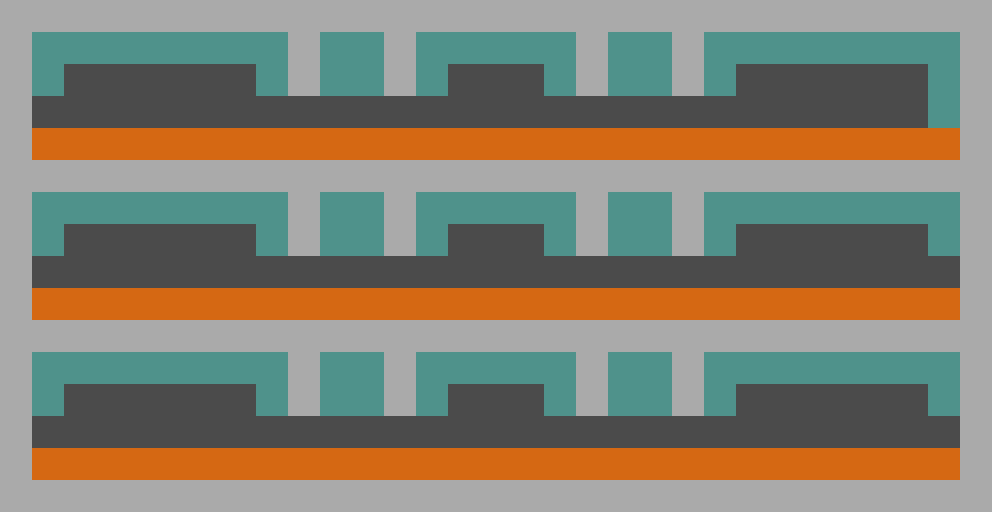

Rendered tile map (Tiled .tmx) drawn with the repository's tilesets; below, a short description and the full map source, tile grids included:
An orthogonal 31x16 tile map with 32x32 px tiles, 3 tile layers (bg, walls-floors, fg), 2 tilesets.

<map version="1.0" orientation="orthogonal" renderorder="right-down" width="31" height="16" tilewidth="32" tileheight="32" nextobjectid="1">
 <tileset firstgid="1" name="basicTileSheet" tilewidth="32" tileheight="32" tilecount="6">
  <image source="../tiles/basicTileSheet.jpg" width="192" height="32" />
 </tileset>
 <tileset firstgid="7" name="basicTileSheet2" tilewidth="32" tileheight="32" tilecount="6">
  <image source="../tiles/basicTileSheet2.jpg" width="192" height="32" />
 </tileset>
 <layer name="bg" width="31" height="16">
  <data encoding="csv">
3,3,3,3,3,3,3,3,3,3,3,3,3,3,3,3,3,3,3,3,3,3,3,3,3,3,3,3,3,3,3,
3,7,7,7,7,7,7,7,7,3,7,7,3,7,7,7,7,7,3,7,7,3,7,7,7,7,7,7,7,7,3,
3,7,3,3,3,3,3,3,7,3,7,7,3,7,3,3,3,7,3,7,7,3,7,3,3,3,3,3,3,7,3,
3,3,3,3,3,3,3,3,3,3,3,3,3,3,3,3,3,3,3,3,3,3,3,3,3,3,3,3,3,7,3,
3,3,3,3,3,3,3,3,3,3,3,3,3,3,3,3,3,3,3,3,3,3,3,3,3,3,3,3,3,7,3,
3,3,3,3,3,3,3,3,3,3,3,3,3,3,3,3,3,3,3,3,3,3,3,3,3,3,3,3,3,3,3,
3,7,7,7,7,7,7,7,7,3,7,7,3,7,7,7,7,7,3,7,7,3,7,7,7,7,7,7,7,7,3,
3,7,3,3,3,3,3,3,7,3,7,7,3,7,3,3,3,7,3,7,7,3,7,3,3,3,3,3,3,7,3,
3,3,3,3,3,3,3,3,3,3,3,3,3,3,3,3,3,3,3,3,3,3,3,3,3,3,3,3,3,3,3,
3,3,3,3,3,3,3,3,3,3,3,3,3,3,3,3,3,3,3,3,3,3,3,3,3,3,3,3,3,3,3,
3,3,3,3,3,3,3,3,3,3,3,3,3,3,3,3,3,3,3,3,3,3,3,3,3,3,3,3,3,3,3,
3,7,7,7,7,7,7,7,7,3,7,7,3,7,7,7,7,7,3,7,7,3,7,7,7,7,7,7,7,7,3,
3,7,3,3,3,3,3,3,7,3,7,7,3,7,3,3,3,7,3,7,7,3,7,3,3,3,3,3,3,7,3,
3,3,3,3,3,3,3,3,3,3,3,3,3,3,3,3,3,3,3,3,3,3,3,3,3,3,3,3,3,3,3,
3,3,3,3,3,3,3,3,3,3,3,3,3,3,3,3,3,3,3,3,3,3,3,3,3,3,3,3,3,3,3,
3,3,3,3,3,3,3,3,3,3,3,3,3,3,3,3,3,3,3,3,3,3,3,3,3,3,3,3,3,3,3
</data>
 </layer>
 <layer name="walls-floors" width="31" height="16">
  <data encoding="csv">
1,1,1,1,1,1,1,1,1,1,1,1,1,1,1,1,1,1,1,1,1,1,1,1,1,1,1,1,1,1,1,
1,0,0,0,0,0,0,0,0,1,0,0,1,0,0,0,0,0,1,0,0,1,0,0,0,0,0,0,0,0,1,
1,0,0,0,0,0,0,0,0,1,0,0,1,0,0,0,0,0,1,0,0,1,0,0,0,0,0,0,0,0,1,
1,0,0,0,0,0,0,0,0,0,0,0,0,0,0,0,0,0,0,0,0,0,0,0,0,0,0,0,0,0,1,
1,0,0,0,0,0,0,0,0,0,0,0,0,0,0,0,0,0,0,0,0,0,0,0,0,0,0,0,0,0,1,
1,1,1,1,1,1,1,1,1,1,1,1,1,1,1,1,1,1,1,1,1,1,1,1,1,1,1,1,1,1,1,
1,0,0,0,0,0,0,0,0,1,0,0,1,0,0,0,0,0,1,0,0,1,0,0,0,0,0,0,0,0,1,
1,0,0,0,0,0,0,0,0,1,0,0,1,0,0,0,0,0,1,0,0,1,0,0,0,0,0,0,0,0,1,
1,0,0,0,0,0,0,0,0,0,0,0,0,0,0,0,0,0,0,0,0,0,0,0,0,0,0,0,0,0,1,
1,0,0,0,0,0,0,0,0,0,0,0,0,0,0,0,0,0,0,0,0,0,0,0,0,0,0,0,0,0,1,
1,1,1,1,1,1,1,1,1,1,1,1,1,1,1,1,1,1,1,1,1,1,1,1,1,1,1,1,1,1,1,
1,0,0,0,0,0,0,0,0,1,0,0,1,0,0,0,0,0,1,0,0,1,0,0,0,0,0,0,0,0,1,
1,0,0,0,0,0,0,0,0,1,0,0,1,0,0,0,0,0,1,0,0,1,0,0,0,0,0,0,0,0,1,
1,0,0,0,0,0,0,0,0,0,0,0,0,0,0,0,0,0,0,0,0,0,0,0,0,0,0,0,0,0,1,
1,0,0,0,0,0,0,0,0,0,0,0,0,0,0,0,0,0,0,0,0,0,0,0,0,0,0,0,0,0,1,
1,1,1,1,1,1,1,1,1,1,1,1,1,1,1,1,1,1,1,1,1,1,1,1,1,1,1,1,1,1,1
</data>
 </layer>
 <layer name="fg" width="31" height="16">
  <data encoding="csv">
0,0,0,0,0,0,0,0,0,0,0,0,0,0,0,0,0,0,0,0,0,0,0,0,0,0,0,0,0,0,0,
0,0,0,0,0,0,0,0,0,0,0,0,0,0,0,0,0,0,0,0,0,0,0,0,0,0,0,0,0,0,0,
0,0,0,0,0,0,0,0,0,0,0,0,0,0,0,0,0,0,0,0,0,0,0,0,0,0,0,0,0,0,0,
0,0,0,0,0,0,0,0,0,0,0,0,0,0,0,0,0,0,0,0,0,0,0,0,0,0,0,0,0,0,0,
0,9,9,9,9,9,9,9,9,9,9,9,9,9,9,9,9,9,9,9,9,9,9,9,9,9,9,9,9,9,0,
0,0,0,0,0,0,0,0,0,0,0,0,0,0,0,0,0,0,0,0,0,0,0,0,0,0,0,0,0,0,0,
0,0,0,0,0,0,0,0,0,0,0,0,0,0,0,0,0,0,0,0,0,0,0,0,0,0,0,0,0,0,0,
0,0,0,0,0,0,0,0,0,0,0,0,0,0,0,0,0,0,0,0,0,0,0,0,0,0,0,0,0,0,0,
0,0,0,0,0,0,0,0,0,0,0,0,0,0,0,0,0,0,0,0,0,0,0,0,0,0,0,0,0,0,0,
0,9,9,9,9,9,9,9,9,9,9,9,9,9,9,9,9,9,9,9,9,9,9,9,9,9,9,9,9,9,0,
0,0,0,0,0,0,0,0,0,0,0,0,0,0,0,0,0,0,0,0,0,0,0,0,0,0,0,0,0,0,0,
0,0,0,0,0,0,0,0,0,0,0,0,0,0,0,0,0,0,0,0,0,0,0,0,0,0,0,0,0,0,0,
0,0,0,0,0,0,0,0,0,0,0,0,0,0,0,0,0,0,0,0,0,0,0,0,0,0,0,0,0,0,0,
0,0,0,0,0,0,0,0,0,0,0,0,0,0,0,0,0,0,0,0,0,0,0,0,0,0,0,0,0,0,0,
0,9,9,9,9,9,9,9,9,9,9,9,9,9,9,9,9,9,9,9,9,9,9,9,9,9,9,9,9,9,0,
0,0,0,0,0,0,0,0,0,0,0,0,0,0,0,0,0,0,0,0,0,0,0,0,0,0,0,0,0,0,0
</data>
 </layer>
</map>